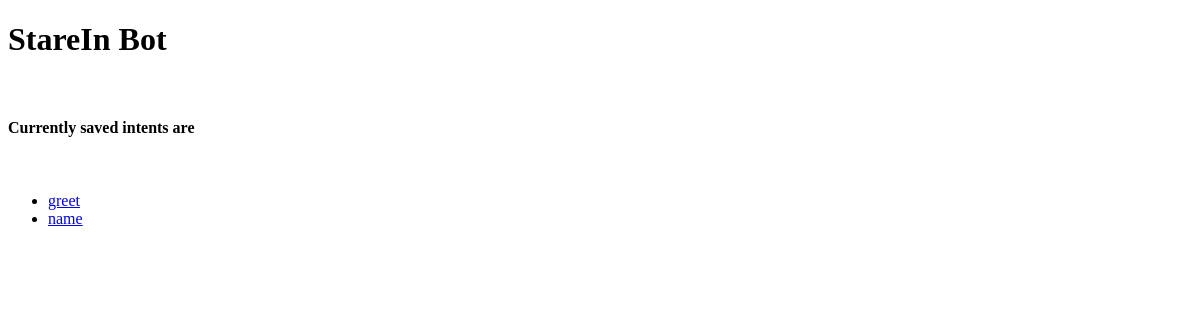
The app's page /viewIntents, older data.
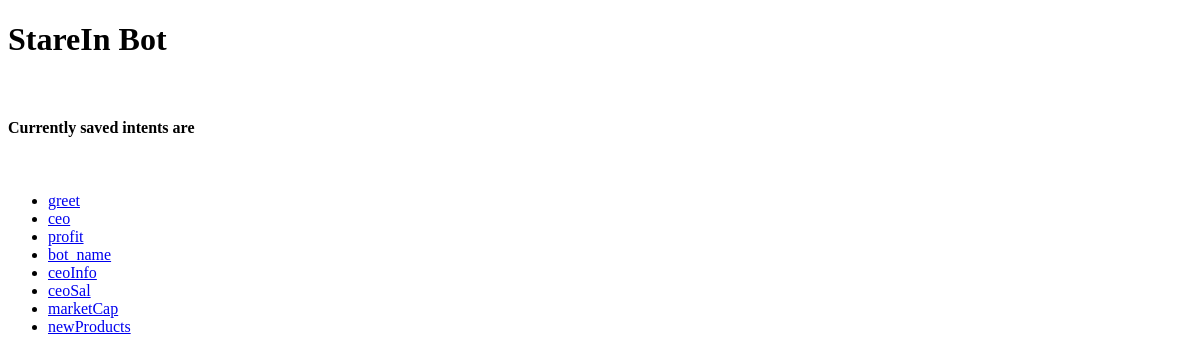
The same page, newer data.
### models.py (models this page shows, shortened)
class Intent(db.Model):
    id = db.Column(db.Integer, primary_key=True)
    name = db.Column(db.String(100), unique=True, nullable=False)

### app.py (the view)
@app.route('/viewIntents')
def viewIntents():
	intents = Intent.query.all()
	return render_template("viewIntents.html", intents=intents)

### templates/viewIntents.html (shortened to what this page needs)
<!DOCTYPE html>
<html>
<head>
</head>
<body>
	<h1>StareIn Bot</h1><br>
	<h4>Currently saved intents are</h4><br>
	<ul>
	{% for intent in intents %}
		<li><a href="/getIntentDetails/{{intent.id}}">{{intent.name}}</a></li>
	{% endfor %}
</body>
</html>

Row changes from the older to the newer data that the page shows:
removed Intent: name "name"
added Intent: name "ceo"
added Intent: name "profit"
added Intent: name "bot_name"
added Intent: name "ceoInfo"
added Intent: name "ceoSal"
added Intent: name "marketCap"
added Intent: name "newProducts"
